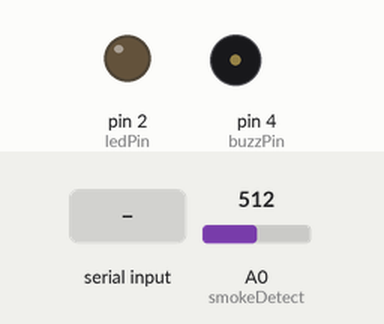
Bench run of a sketch on a simulated Arduino Uno, built with avr-gcc and run on an emulated ATmega328P. Shown: output pins drawn as LEDs (lit = HIGH), buzzer (waves = sounding, pin HIGH). Inputs (shaded band) come from the test bench; at power-on: A0 (smokeDetect) = 512. What the sketch prints to the serial monitor is not drawn.

Above: at 1.2 s.
1.3 s: "1" received over Serial
At 2.5 s:
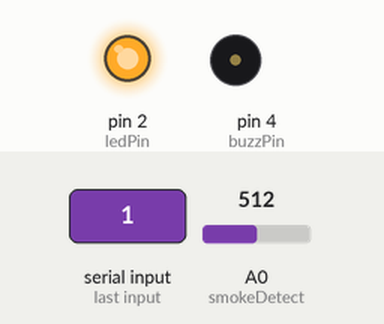
2.8 s: "3" received over Serial
At 3.6 s:
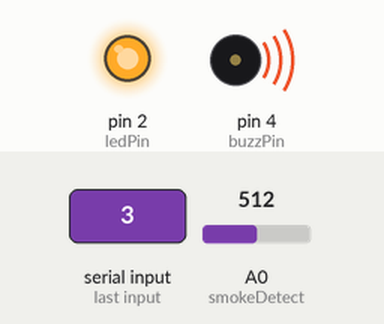
4.3 s: "2" received over Serial
At 4.9 s:
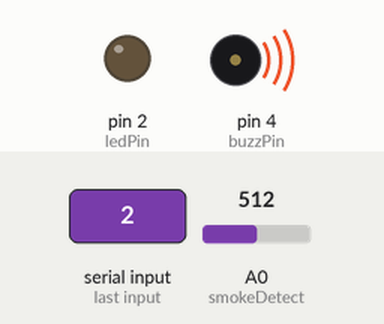
5.8 s: "4" received over Serial
At 7.1 s:
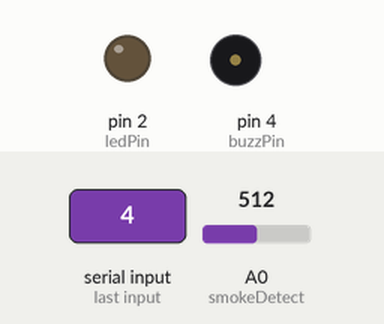
Timing chart, 0 to 8.3 s (numbered marks = the images above; inputs shaded):
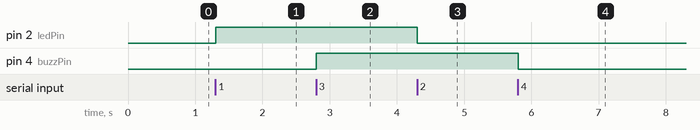

The sketch:

smokeSensorCode.ino
```cpp
int buzzPin = 4;
int smokeDetect = A0;
int ledPin = 2;

void setup() {
  Serial.begin(9600);
  pinMode(buzzPin, OUTPUT);
  pinMode(ledPin, OUTPUT);
  pinMode(smokeDetect, INPUT);
}

void loop() {
  Serial.println(analogRead(smokeDetect));

  if (Serial.available()){
    int input = Serial.read();

    switch(input){
      // 1 is led on
      case '1':
        digitalWrite(ledPin, HIGH);
        break;

      // 2 is led off
      case '2':
        digitalWrite(ledPin, LOW);
        break;

      // 3 is buzzer on
      case '3':
        digitalWrite(buzzPin, HIGH);
        break;

      // 4 is buzzer off
      case '4':
        digitalWrite(buzzPin, LOW);
        break;

      default:
        break;
    }
  }
}
```

Measured:
- after the input at 1.3 s, pin 2 (ledPin): LOW → HIGH at once
- after the input at 2.8 s, pin 4 (buzzPin): LOW → HIGH at once
- after the input at 4.3 s, pin 2 (ledPin): HIGH → LOW at once
- after the input at 5.8 s, pin 4 (buzzPin): HIGH → LOW at once
